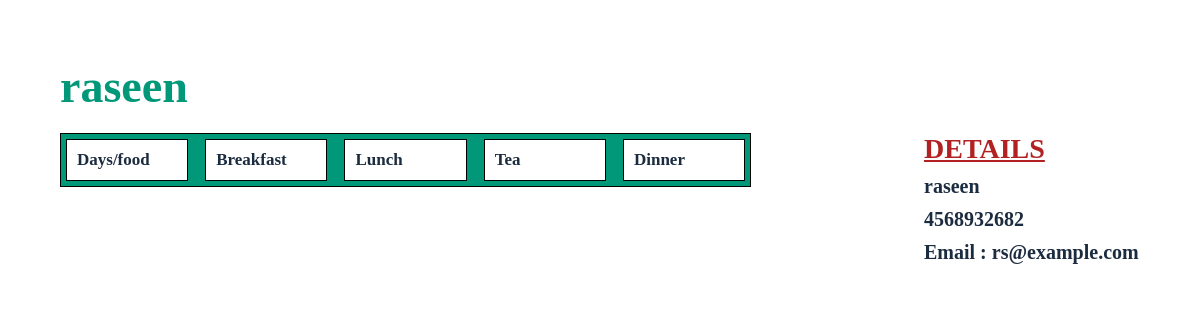
The page /9 on the database as committed earlier.
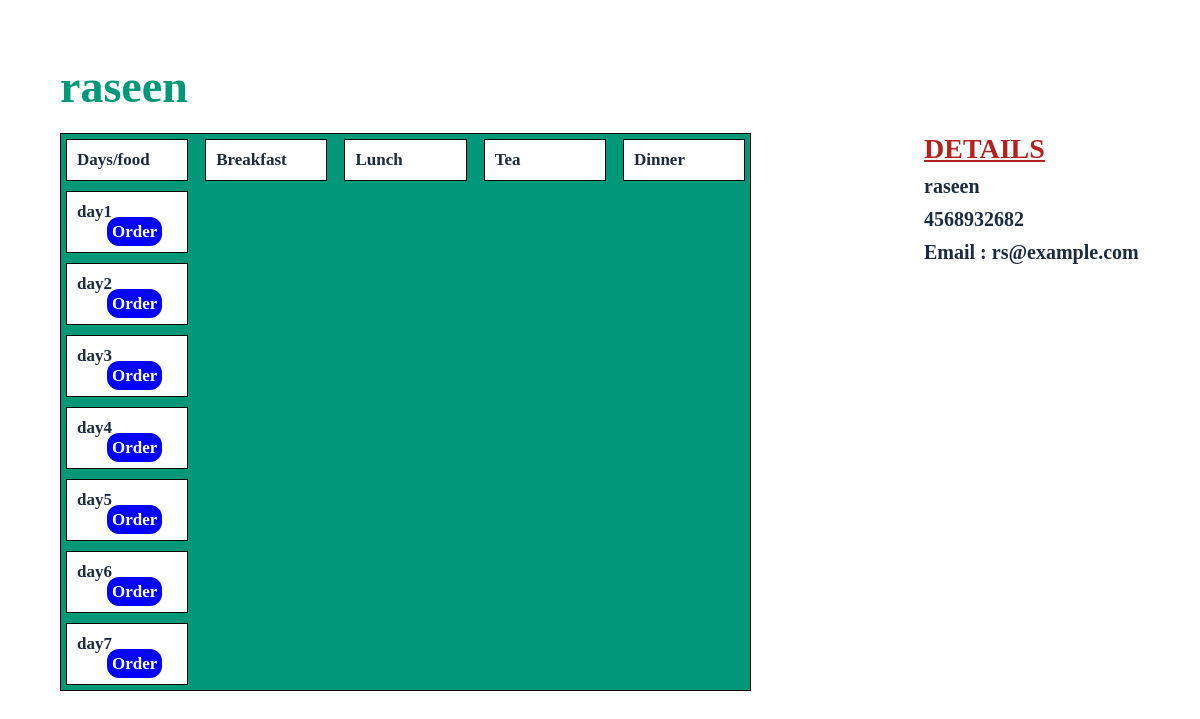
The same page on the database as committed later.
### food/models.py (models this page shows, shortened)
class Day(models.Model):
    name=models.CharField(max_length=255)
    food = models.ManyToManyField("food.Food")

### web/views.py (the view)
# urls.py: path('<int:id>', views.single, name = 'single'),
def single(request,id):
    instances = get_object_or_404(Student.objects.filter(number=id))
    days=Day.objects.all()
    foods=instances.food.all
    sort = request.GET.get("sort")
    context = {
        "instances" : instances ,
        "days" : days,
        "title": instances.full_name,
        "foods": foods,
    }
    return render (request,"item.html",context=context)

### template/item.html (shortened to what this page needs)
<!DOCTYPE html>
<html lang="en">
<head>
    {% load static %}
    <link rel="stylesheet" href="{% static 'css/style.css' %}">
</head>
<body>
    <section id="customer">
        <section class="wrapper">
            <a href="{% url 'web:index' %}"><h1 class="heading">{{instances.full_name}}</h1></a>
            <div class="flex">
                <div class="left">
                    <ul class="column">
                        <li class="column">
                            <ul class="row">
                                <li>Days/food</li>
                                <li>Breakfast</li>
                                <li>Lunch</li>
                                <li>Tea</li>
                                <li>Dinner</li>
                            </ul>
                        </li>
                        {% for day in days %}
                            <li class="column">
                                <ul class="row">
                                    <li>{{day.name}} <a href="{% url 'food:add_food' pk=day.id %}">Order</a></li>
                                </ul>
                            </li>
                        {% endfor %}
                    </ul>
                </div>
                <div class="right">
                    <div class="details">
                        <h3 class="title">DETAILS</h3>
                        <h5>{{instances.full_name}}</h5>
                        <h5>{{instances.phone}}</h5>
                        <h5>Email : {{instances.email}}</h5>
                    </div>
                </div>
            </div>
        </section>
    </section>
</body>
</html>

Rows that differ between the two databases and show on the page:
added Day: name "day1"
added Day: name "day2"
added Day: name "day3"
added Day: name "day4"
added Day: name "day5"
added Day: name "day6"
added Day: name "day7"
